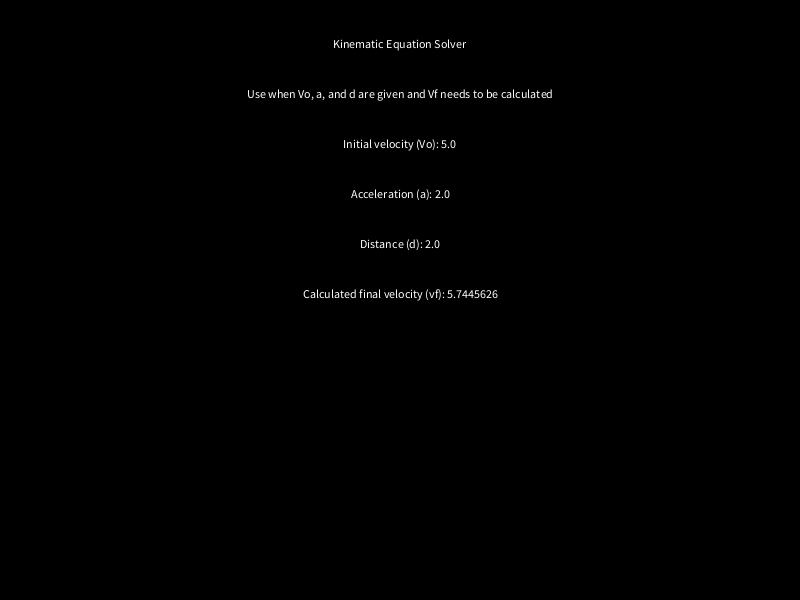
Frame 1 (no input)
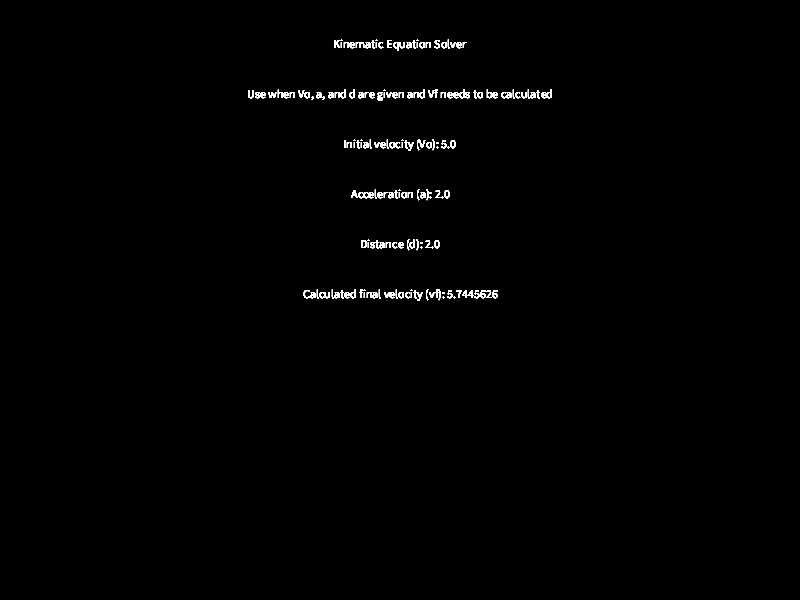
Frame 60 (the mouse pressed at the canvas centre just before this capture)
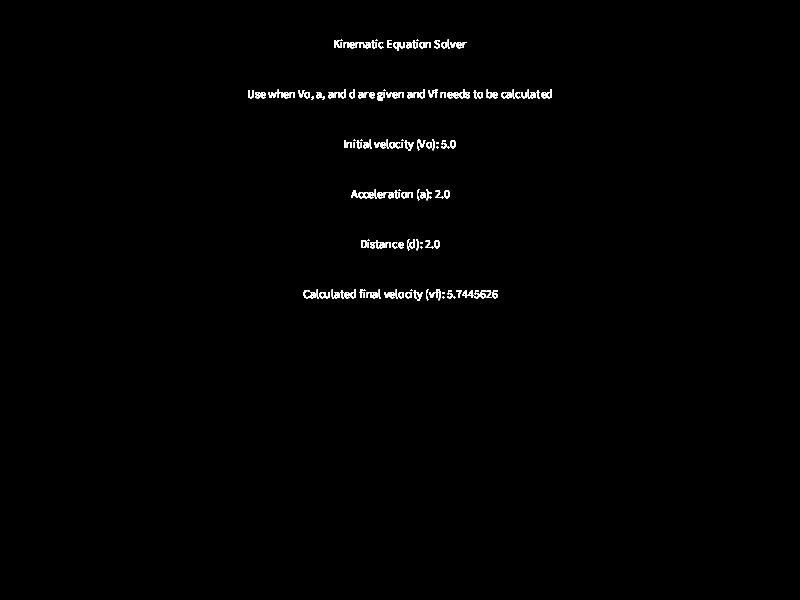
Frame 120 (the mouse held since frame 60 and released just before this capture)

The Processing sketch that drew these frames (run headless with seeded random() and noise(); from frame 60 on, the mouse is pressed at the canvas centre):

// Processing sketch: Physics
// ── Physics.pde
float vo = 5;
float a = 2;
float d = 2;
float vf;

void setup(){
  background(0);
  size(800,600);
  textAlign(CENTER, BOTTOM);
}

void draw(){
 vf = kinematic(vo, a, d);
 text("Kinematic Equation Solver", width/2, 50);
 text("Use when Vo, a, and d are given and Vf needs to be calculated", width/2, 100);
 text("Initial velocity (Vo): " + vo, width/2, 150);
 text("Acceleration (a): " + a, width/2, 200);
 text("Distance (d): " + d, width/2, 250);
 text("Calculated final velocity (vf): " + vf, width/2, 300);
}

float kinematic(float vo, float a, float d){
  float vf = sqrt(sq(vo) + 2*a*d);
  return vf;
}
